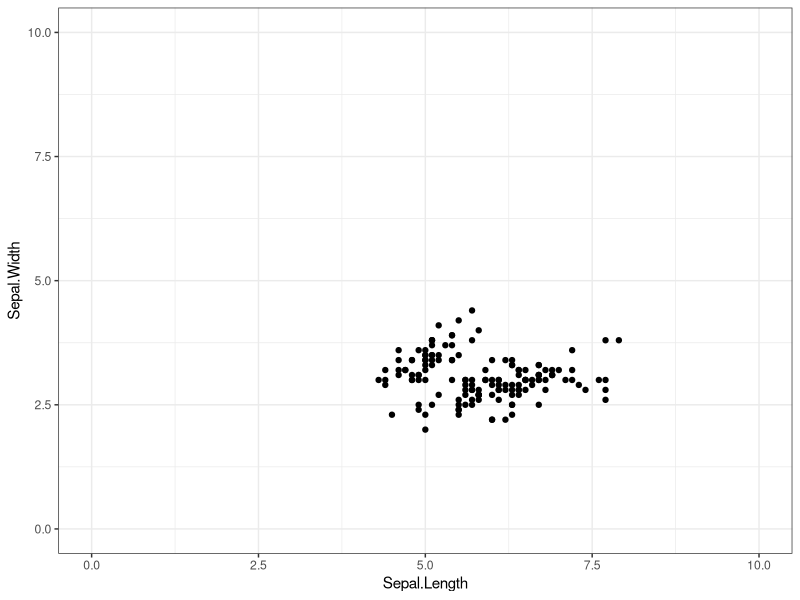
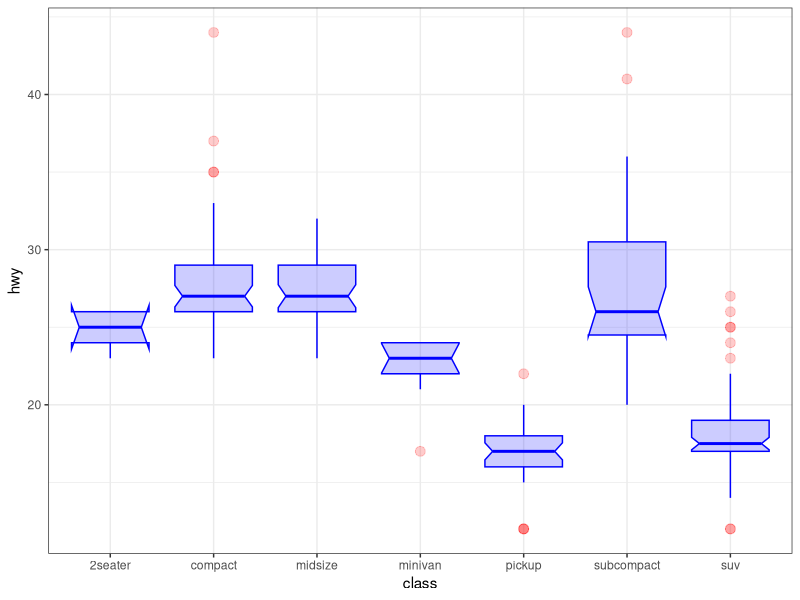

Generate these figures, in order, with R:
library(ggplot2)

iris = iris
str(iris)

theme_set(theme_bw())
ggplot(data = iris, aes(x = Sepal.Length, y = Sepal.Width)) +
  geom_point() +
  xlim(c(0, 10)) +
  ylim(c(0, 10))


ggplot(mpg, aes(x=class, y=hwy)) + 
  geom_boxplot(
    
    # custom boxes
    color="blue",
    fill="blue",
    alpha=0.2,
    
    # Notch?
    notch=TRUE,
    notchwidth = 0.8,
    
    # custom outliers
    outlier.colour="red",
    outlier.fill="red",
    outlier.size=3
    
  )

